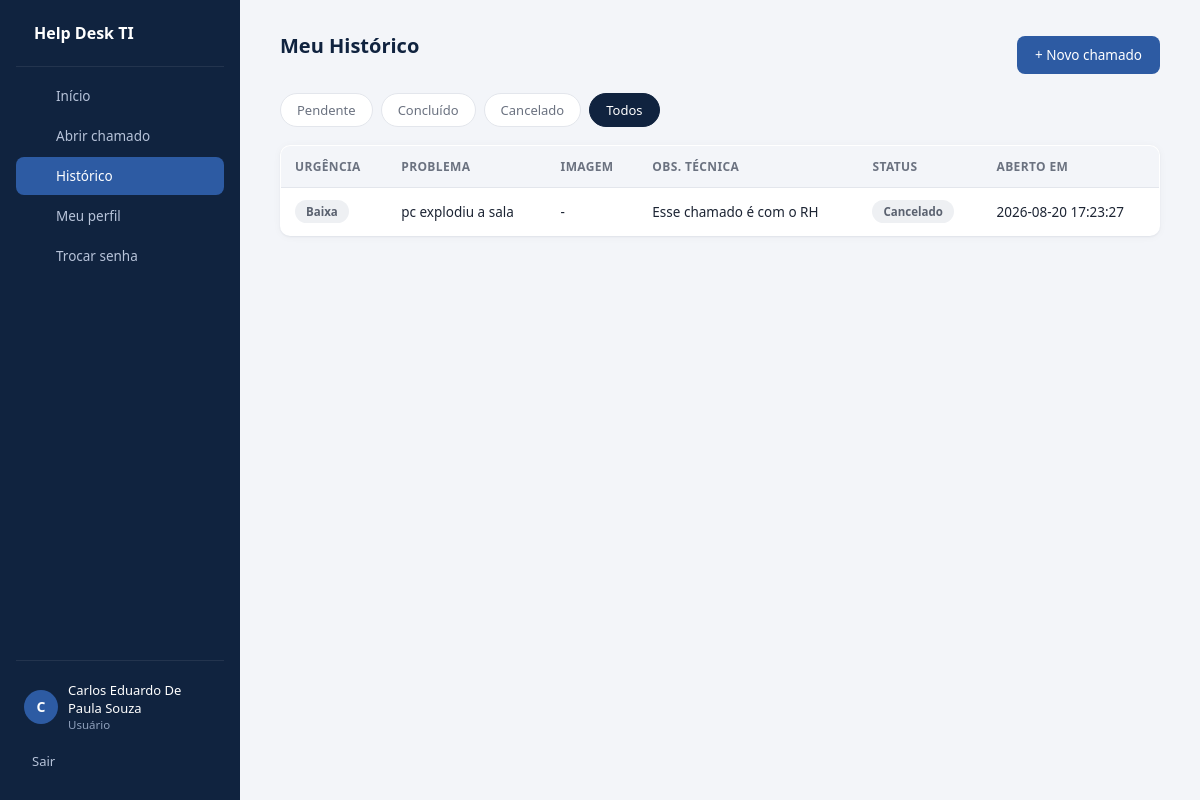
/historico?status=Todos (signed in), run on the app's committed database.
### tables this page shows
CREATE TABLE chamados (
            id INTEGER PRIMARY KEY AUTOINCREMENT,
            usuario_id INTEGER NOT NULL,
            nome TEXT NOT NULL,
            id_funcional TEXT NOT NULL,
            setor TEXT NOT NULL,
            telefone TEXT,
            urgencia TEXT NOT NULL,
            problema TEXT NOT NULL,
            observacao_tecnica TEXT,
            status TEXT NOT NULL DEFAULT 'Pendente',
            data_abertura TEXT DEFAULT CURRENT_TIMESTAMP,
            FOREIGN KEY (usuario_id) REFERENCES usuarios (id)
        );

### app.py (the view)
@app.route("/historico")
@login_requerido
def historico():
    filtro = request.args.get("status", "Pendente")
    if filtro not in STATUS_CHAMADO and filtro != "Todos":
        filtro = "Pendente"
    conn = get_conn()
    if session["is_admin"]:
        if filtro == "Todos":
            chamados = conn.execute(
                "SELECT * FROM chamados ORDER BY data_abertura DESC"
            ).fetchall()
        else:
            chamados = conn.execute(
                "SELECT * FROM chamados WHERE status = ? ORDER BY data_abertura DESC",
                (filtro,)
            ).fetchall()
    else:
        if filtro == "Todos":
            chamados = conn.execute(
                "SELECT * FROM chamados WHERE usuario_id = ? ORDER BY data_abertura DESC",
                (session["usuario_id"],)
            ).fetchall()
        else:
            chamados = conn.execute(
                "SELECT * FROM chamados WHERE usuario_id = ? AND status = ? ORDER BY data_abertura DESC",
                (session["usuario_id"], filtro)
            ).fetchall()
    conn.close()
    return render_template(
        "historico.html",
        chamados=chamados,
        filtro=filtro,
        status_opcoes=STATUS_CHAMADO,
    )

### app.py (called while the page is built)
def get_conn():
    conn = sqlite3.connect(DB_PATH)
    conn.row_factory = sqlite3.Row
    return conn

def login_requerido(f):
    @wraps(f)
    def wrapper(*args, **kwargs):
        if "usuario_id" not in session:
            flash("Faça login para continuar.")
            return redirect(url_for("login"))
        return f(*args, **kwargs)
    return wrapper

### templates/historico.html (shortened to what this page needs)
{% extends "base.html" %}
{% block content %}
    <div class="topo-lista">
        <h2>{% if session.get('is_admin') %}Chamados{% else %}Meu Histórico{% endif %}</h2>
        <a class="botao" href="{{ url_for('novo_chamado') }}">+ Novo chamado</a>
    </div>
    <div class="filtros">
        {% for opcao in status_opcoes %}
        <a class="filtro {% if filtro == opcao %}filtro-ativo{% endif %}" href="{{ url_for('historico', status=opcao) }}">{{ opcao }}</a>
        {% endfor %}
        <a class="filtro {% if filtro == 'Todos' %}filtro-ativo{% endif %}" href="{{ url_for('historico', status='Todos') }}">Todos</a>
    </div>
    <table>
        <tr>
            <th>Urgência</th>
            <th>Problema</th>
            <th>Imagem</th>
            <th>Obs. técnica</th>
            <th>Status</th>
            <th>Aberto em</th>
        </tr>
        {% for c in chamados %}
        <tr>
            <td><span class="urgencia urgencia-{{ c['urgencia']|lower }}">{{ c['urgencia'] }}</span></td>
            <td>{{ c['problema'] }}</td>
            <td>
                {% if c['imagem'] %}
                <a href="{{ url_for('static', filename='uploads/' + c['imagem']) }}" target="_blank">
                    <img class="miniatura" src="{{ url_for('static', filename='uploads/' + c['imagem']) }}" alt="Anexo do chamado">
                </a>
                {% else %}-{% endif %}
            </td>
            <td>{{ c['observacao_tecnica'] or '-' }}</td>
            <td><span class="status status-{{ c['status']|lower|replace(' ', '-')|replace('í','i') }}">{{ c['status'] }}</span></td>
            <td>{{ c['data_abertura'] }}</td>
        </tr>
        {% else %}
        <tr><td colspan="8">Nenhum chamado encontrado com esse filtro.</td></tr>
        {% endfor %}
    </table>
{% endblock %}

### templates/base.html (shortened to what this page needs)
<!DOCTYPE html>
<html lang="pt-br">
<head>
    <link rel="stylesheet" href="{{ url_for('static', filename='style.css') }}">
    <link rel="stylesheet" href="https://cdnjs.cloudflare.com/ajax/libs/tabler-icons/2.44.0/iconfont/tabler-icons.min.css">
</head>
<body>
    {% if session.get('usuario_id') %}
    <div class="layout">
        <aside class="sidebar">
            <div class="marca">
                <span>Help Desk TI</span>
            </div>
            <nav>
                <a href="{{ url_for('dashboard') }}" class="{{ 'ativo' if request.endpoint == 'dashboard' }}">Início</a>
                <a href="{{ url_for('novo_chamado') }}" class="{{ 'ativo' if request.endpoint == 'novo_chamado' }}">Abrir chamado</a>
                <a href="{{ url_for('historico') }}" class="{{ 'ativo' if request.endpoint == 'historico' }}">Histórico</a>
                <a href="{{ url_for('perfil') }}" class="{{ 'ativo' if request.endpoint == 'perfil' }}">Meu perfil</a>
                <a href="{{ url_for('trocar_senha') }}" class="{{ 'ativo' if request.endpoint == 'trocar_senha' }}">Trocar senha</a>
            </nav>
            <div class="sidebar-rodape">
                <div class="usuario-card">
                    <div class="avatar">{{ session.get('nome', '?')[0]|upper }}</div>
                    <div>
                        <div class="usuario-nome">{{ session.get('nome') }}</div>
                        <div class="usuario-papel">{{ 'Administrador' if session.get('is_admin') else 'Usuário' }}</div>
                    </div>
                </div>
                <a href="{{ url_for('logout') }}" class="sair">Sair</a>
            </div>
        </aside>
        <main>
            {% block content %}{% endblock %}
        </main>
    </div>
    {% else %}
        {% block content_bare %}{% endblock %}
    {% endif %}
</body>
</html>

### static/style.css (style rules this page uses)
* { box-sizing: border-box; margin: 0; padding: 0; }
:root { --azul-900: #10233f; --azul-800: #16305a; --azul-600: #2d5ba3; --azul-100: #e8f0fc; --fundo: #f3f5f9; --texto: #1c2433; --texto-suave: #6b7280; --borda: #e3e6ec; --branco: #ffffff; --verde: #1a9e6b; --verde-bg: #e5f7ef; --laranja: #d97a1f; --laranja-bg: #fdf0e2; --cinza-bg: #eef0f3; --cinza-texto: #5b6270; --vermelho: #c94141; --raio: 10px; --sombra: 0 1px 2px rgba(16, 35, 63, 0.06), 0 1px 8px rgba(16, 35, 63, 0.04); }
body { font-family: 'Segoe UI', Arial, Helvetica, sans-serif; background: var(--fundo); color: var(--texto); font-size: 14px; }
.layout { display: flex; min-height: 100vh; }
.sidebar { width: 240px; background: var(--azul-900); color: #cfd9ea; display: flex; flex-direction: column; padding: 22px 16px; flex-shrink: 0; }
.marca { display: flex; align-items: center; gap: 10px; color: white; font-size: 16px; font-weight: 600; padding: 0 8px 22px; margin-bottom: 10px; border-bottom: 1px solid rgba(255,255,255,0.08); }
.sidebar nav { display: flex; flex-direction: column; gap: 2px; flex: 1; }
.sidebar nav a { display: flex; align-items: center; gap: 10px; color: #b7c3d9; text-decoration: none; padding: 10px 12px; border-radius: 8px; font-size: 13.5px; transition: background 0.15s, color 0.15s; }
.sidebar nav a.ativo { background: var(--azul-600); color: white; font-weight: 500; }
.sidebar-rodape { border-top: 1px solid rgba(255,255,255,0.08); padding-top: 16px; margin-top: 16px; }
.usuario-card { display: flex; align-items: center; gap: 10px; padding: 4px 8px 12px; }
.avatar { width: 34px; height: 34px; background: var(--azul-600); color: white; border-radius: 50%; display: flex; align-items: center; justify-content: center; font-weight: 600; font-size: 14px; flex-shrink: 0; }
.usuario-nome { color: white; font-size: 13px; font-weight: 500; }
.usuario-papel { color: #8fa0bc; font-size: 11.5px; }
.sair { display: flex; align-items: center; gap: 8px; color: #b7c3d9; text-decoration: none; padding: 8px; font-size: 13px; border-radius: 8px; }
main { flex: 1; padding: 32px 40px; max-width: 1100px; }
h2 { font-size: 20px; font-weight: 600; margin-bottom: 18px; color: var(--azul-900); }
.botao, button, .botao-pequeno { background: var(--azul-600); color: white; border: none; padding: 10px 18px; border-radius: 8px; text-decoration: none; cursor: pointer; font-size: 13.5px; font-weight: 500; display: inline-flex; align-items: center; gap: 6px; transition: background 0.15s; }
.topo-lista { display: flex; justify-content: space-between; align-items: center; margin-bottom: 16px; }
.filtros { display: flex; gap: 8px; margin-bottom: 18px; flex-wrap: wrap; }
.filtro { padding: 7px 16px; border-radius: 20px; background: var(--branco); border: 1px solid var(--borda); color: var(--texto-suave); text-decoration: none; font-size: 13px; font-weight: 500; transition: all 0.15s; }
.filtro-ativo, .filtro-ativo:hover { background: var(--azul-900); border-color: var(--azul-900); color: white; }
table { width: 100%; border-collapse: collapse; background: var(--branco); border-radius: var(--raio); overflow: hidden; box-shadow: var(--sombra); border: 1px solid var(--borda); }
th, td { text-align: left; padding: 12px 14px; border-bottom: 1px solid var(--borda); font-size: 13.5px; }
th { background: var(--fundo); color: var(--texto-suave); font-weight: 600; font-size: 12px; text-transform: uppercase; letter-spacing: 0.03em; }
tr:last-child td { border-bottom: none; }
.status, .urgencia { padding: 4px 11px; border-radius: 20px; font-size: 11.5px; font-weight: 600; display: inline-block; }
.status-cancelado { background: var(--cinza-bg); color: var(--cinza-texto); }
.urgencia-baixa { background: var(--cinza-bg); color: var(--cinza-texto); }

### data on the page
chamados: get "Carlos Eduardo De Paula Souza", urgencia "Baixa", problema "pc explodiu a sala", observacao_tecnica "Esse chamado é com o RH", status "Cancelado", data_abertura "2026-08-20 17:23:27"

### other printed values
{{ session.get('nome', '?')[0]|upper }} "C"
{{ 'Administrador' if session.get('is_admin') else 'Usuário' }} "Usuário"
{{ opcao }} "Pendente" "Concluído" "Cancelado"
